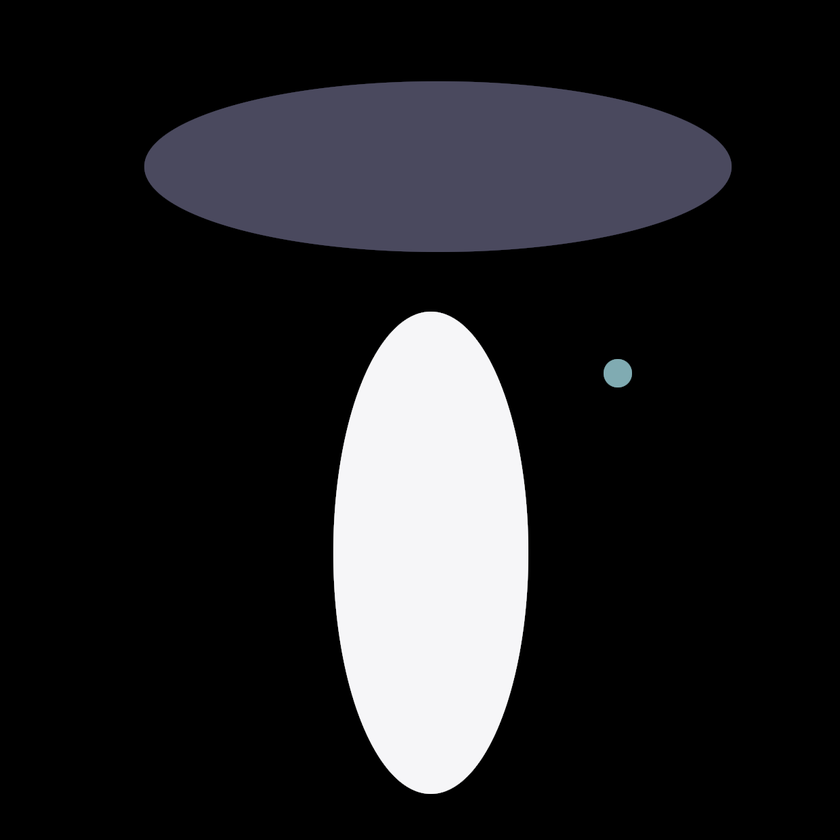
//> input picture talleres/Taller4/imagen.png, 840 x 840 px, shrunk from 1240 x 1240 before the run
$ ./otsu imagen.png   (built with g++ and OpenCV 4)
//> lines starting //> are read from the running program, lines starting //| are printed output that depends on the picture; after the words box and inside, x2 and y2 are one past the last pixel; in counts of white or black regions, pixels touching at a corner belong together
//> further down, src is the input picture: 840 rows x 840 cols, CV_8UC3; mean B, G, R 36.7, 34.2, 34.2
#include "opencv2/imgproc.hpp"
#include "opencv2/imgcodecs.hpp"
#include "opencv2/highgui.hpp"

#include <math.h>
#include <iostream>

using namespace cv;
using namespace std;

// encuentra la varianza para un color y su peso respectivo
void var(int color[] ,int total,int liminf, int limsup,float & varianza, float & peso)
{
    float promedio = 0;
    int tlocal     = 0;

    varianza = 0 ;
    peso     = 0;

    for ( int a = liminf ; a < limsup ; a ++)
    {
        peso     += color[a];
        promedio += a*color[a];
        tlocal   += color[a];
    }
    peso     /= total;
    promedio /= tlocal;
    for ( int a = liminf ; a < limsup ; a ++)
    {
        varianza += pow((a-promedio), 2 ) + color[a];
    }

    if (tlocal != 0)
    {
        varianza /= tlocal;
    }
    else
    {
        varianza  = 0;
    }
}

// encuentra el umbral optimo, a traves del metodo de otsu
float encontrarUmbral(int color[])
{
    int totalcolor = 0;

    for ( int i  = 0 ; i <= 255 ; i++)
    {
        totalcolor += color[i];
    }
    cout<<totalcolor<<endl;

    float vA  = 0;
    float cvA = 0;

    float pA  = 0;
    float cpA = 0;

    float minv   = 0 ;
    float varmin = 0 ;

    float actv   = 0 ;
    float varact = 0 ;

    for ( int corte  = 1 ; corte <= 255 ; corte++)
    {

        var(color,totalcolor, 0, corte, vA, pA);

        var(color,totalcolor, corte+1, 256,cvA,cpA);


        actv   = corte;
        varact = pA*vA + cpA*cvA;

        if ( corte == 1 )
        {
            minv   = actv;
            varmin = varact;
        }
        else if ( varact < varmin)
        {
            minv   = actv;
            varmin = varact;
        }
    }
    cout<<"umbral optimo en : "<<minv<<" con "<<varmin<<endl;

    return minv;
}

void otsu(Mat &src, Mat &AZ, Mat &VE, Mat &RO)
{
    // vectores de aparicion de intensidades
    int verde[256] = {0};
    int rojo [256] = {0};
    int azul [256] = {0};

    MatIterator_< Vec3b > it, end;
    it  = src.begin< Vec3b >( );
    end = src.end< Vec3b >( );

    for(  ; it != end; ++it) // contar aparicion de cada tonalidad
    {
        azul [(*it)[0]] += 1;
        verde[(*it)[1]] += 1;
        rojo [(*it)[2]] += 1;
    }
//> after the loop, azul = 256 values, max 548383 at index 0, min 1 at index 97, mean 2756.2; verde has the same summary as azul; rojo has the same summary as azul

    //for (int a = 0 ; a < 256 ; a ++)
    //    cout<<azul[a]<<"   "<<rojo[a]<<"   "<<verde[a]<<endl;

    // se encuentran los umbrales

    float umbAzul  = encontrarUmbral(azul);
//> the loop in encontrarUmbral, `for ( int i  = 0 ; i <= 255 ; i++)` made 256 passes
//> totalcolor on passes 1 to 3: 548383, 549563, 549969
//> after the loop in encontrarUmbral, `for ( int i  = 0 ; i <= 255 ; i++)`: totalcolor = 705600
//| 705600
//> the loop in encontrarUmbral, `for ( int corte  = 1 ; corte <= 255 ; corte++)` made 255 passes
//> (peso in var, vA, pA, peso in var (second call), cvA, cpA, varact, varmin) on passes 1 to 12: (0.777, 1, 0.777, 0.221, 11.16, 0.221, 3.25, 3.25), (0.779, 1, 0.779, 0.221, 11.07, 0.221, 3.22, 3.22), (0.779, 1, 0.779, 0.22, 10.97, 0.22, 3.19, 3.19), (0.78, 1, 0.78, 0.22, 10.85, 0.22, 3.16, 3.16), (0.78, 1, 0.78, 0.22, 10.71, 0.22, 3.13, 3.13), (0.78, 1, 0.78, 0.22, 10.56, 0.22, 3.1, 3.1), (0.78, 1, 0.78, 0.22, 10.42, 0.22, 3.07, 3.07), (0.78, 1, 0.78, 0.219, 10.28, 0.219, 3.04, 3.04), (0.781, 1, 0.781, 0.219, 10.14, 0.219, 3.01, 3.01), (0.781, 1, 0.781, 0.219, 10, 0.219, 2.97, 2.97), (0.781, 1, 0.781, 0.219, 9.86, 0.219, 2.94, 2.94), (0.781, 1, 0.781, 0.219, 9.73, 0.219, 2.91, 2.91)
//> after the loop in encontrarUmbral, `for ( int corte  = 1 ; corte <= 255 ; corte++)`: minv = 78; varmin = 1.88
//| umbral optimo en : 78 con 1.88172
//> umbAzul = 78

    float umbVerde = encontrarUmbral(verde);
//> the loop in encontrarUmbral (call 2), `for ( int i  = 0 ; i <= 255 ; i++)` made 256 passes
//| 705600
//> the loop in encontrarUmbral (call 2), `for ( int corte  = 1 ; corte <= 255 ; corte++)` made 255 passes
//> (peso in var, pA, peso in var (second call), cvA, cpA, varact, varmin) on passes 1 to 11: (0.777, 0.777, 0.221, 11.16, 0.221, 3.25, 3.25), (0.779, 0.779, 0.221, 11.07, 0.221, 3.22, 3.22), (0.779, 0.779, 0.22, 10.97, 0.22, 3.19, 3.19), (0.78, 0.78, 0.22, 10.85, 0.22, 3.16, 3.16), (0.78, 0.78, 0.22, 10.71, 0.22, 3.13, 3.13), (0.78, 0.78, 0.22, 10.56, 0.22, 3.1, 3.1), (0.78, 0.78, 0.22, 10.42, 0.22, 3.07, 3.07), (0.78, 0.78, 0.219, 10.28, 0.219, 3.04, 3.04), (0.781, 0.781, 0.219, 10.14, 0.219, 3.01, 3.01), (0.781, 0.781, 0.219, 10, 0.219, 2.97, 2.97), (0.781, 0.781, 0.219, 9.86, 0.219, 2.94, 2.94)
//> (peso in var, pA, peso in var (second call), cvA, cpA) on pass 12: (0.781, 0.781, 0.219, 9.73, 0.219)
//| umbral optimo en : 78 con 1.88172

    float umbRojo  = encontrarUmbral(rojo);
//| 705600
//| umbral optimo en : 78 con 1.88172


    // [8 lines of commented-out code are left out]
    it = src.begin< Vec3b >( );
    end = src.end< Vec3b >( );

    MatIterator_< Vec3b > az, ro ,ve, eaz, ero , eve ;

    az = AZ.begin< Vec3b >();
    ro = RO.begin< Vec3b >();
    ve = VE.begin< Vec3b >();

    eaz = AZ.end< Vec3b >();
    ero = RO.end< Vec3b >();
    eve = VE.end< Vec3b >();

    // se recorre la imagen original y en caso de una intensidad ser menor al umbral especifico, se guarda 0, de lo contrario 255
    for(  ; it != end, az != eaz, ro != ero, ve != eve; ++it, ++az, ++ro, ++ve)
    {
        if ( (*it)[0] > umbAzul  ) { (*az)[0] = 255; (*it)[0] = 255 ; } // azul
        else                       { (*az)[0] = 0;   (*it)[0] = 0   ; }

        if ( (*it)[1] > umbRojo  ) { (*ve)[1] = 255; (*it)[0] = 255 ; } // verde
        else                       { (*ve)[1] = 0;   (*it)[0] = 0   ; }

        if ( (*it)[2] > umbVerde ) { (*ro)[2] = 255; (*it)[0] = 255 ; } // rojo
        else                       { (*ro)[2] = 0;   (*it)[0] = 0   ; }
    }
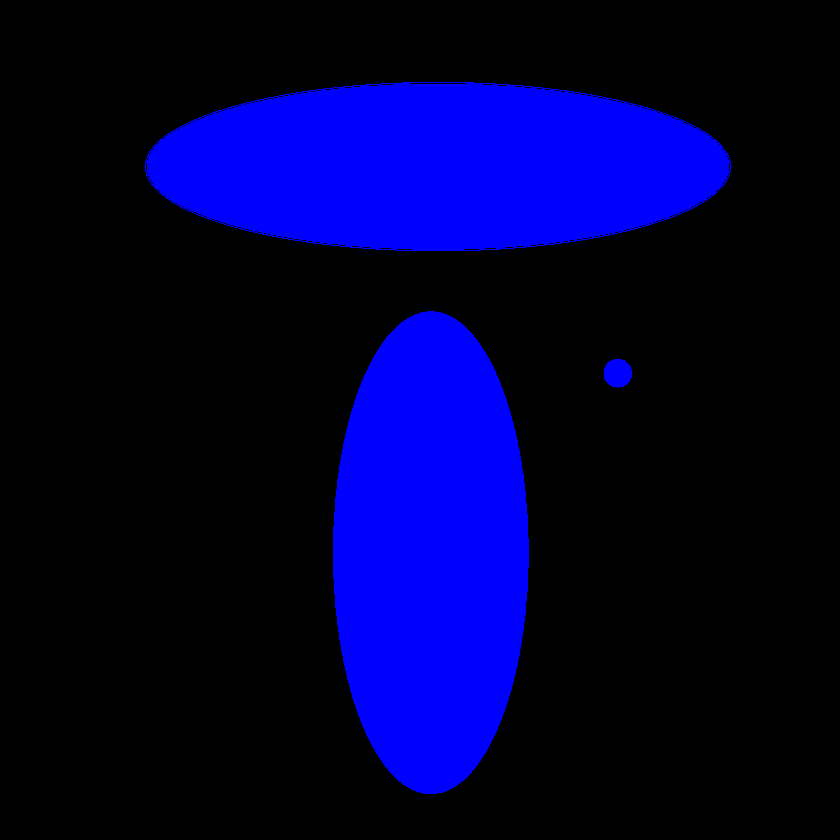
//> AZ: 840 rows x 840 cols, CV_8UC3; mean B, G, R 55, 0, 0
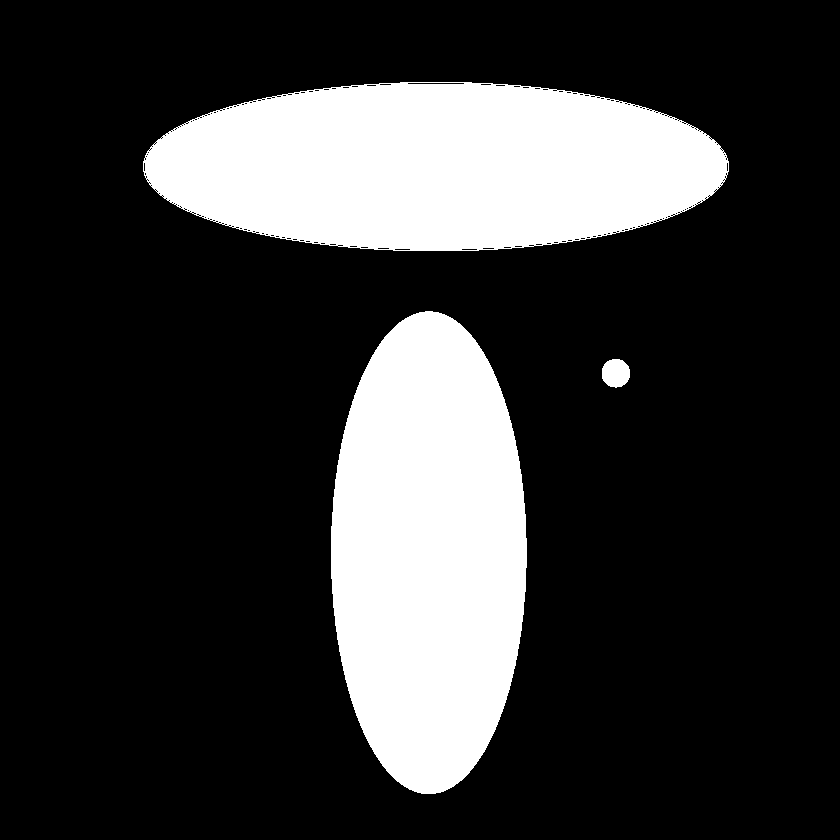
//> src: 840 rows x 840 cols, CV_8UC1; 21.6% white; 3 white regions, box (x1, y1, x2, y2) and area: (143, 82, 729, 251) 77347, (331, 311, 527, 794) 74272, (602, 359, 630, 388) 648
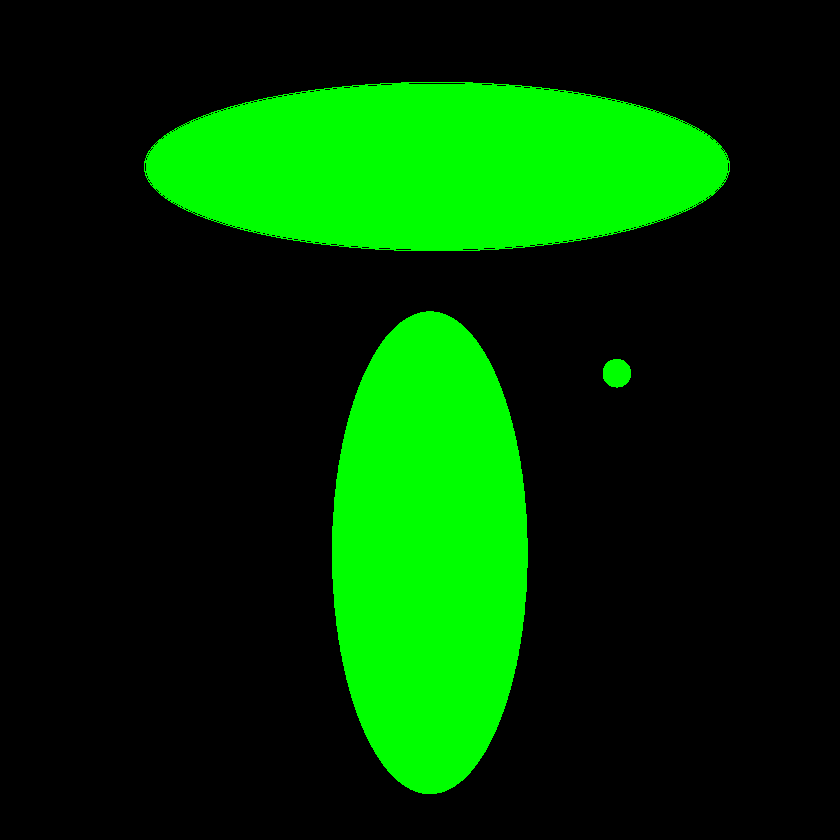
//> VE: 840 rows x 840 cols, CV_8UC3; mean B, G, R 0, 55, 0
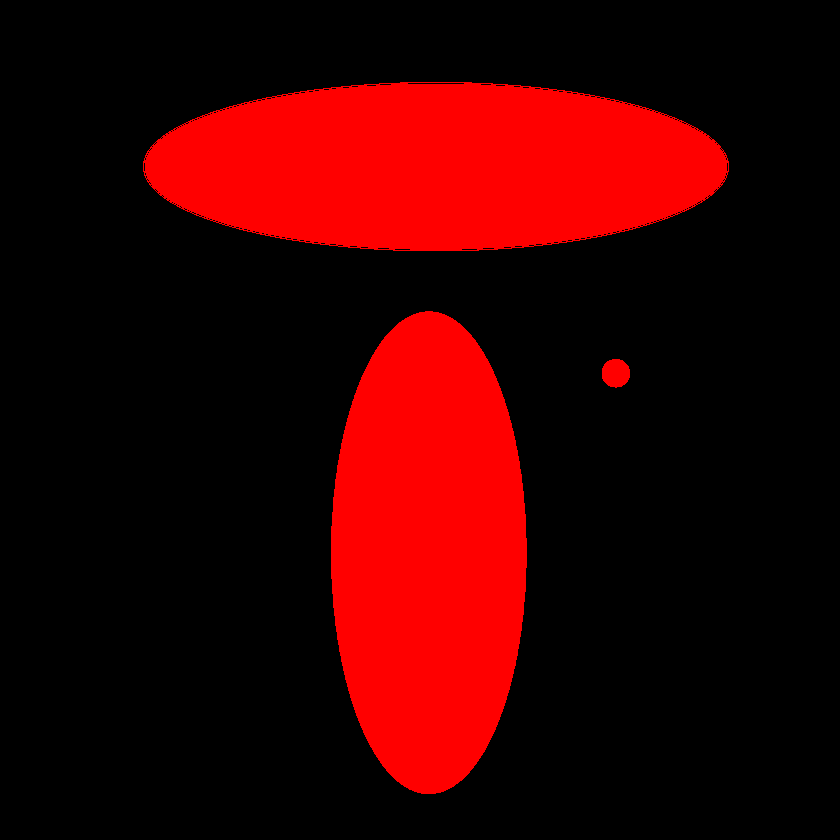
//> RO: 840 rows x 840 cols, CV_8UC3; mean B, G, R 0, 0, 55

}

int main ( int argc, char** argv )
{
    //const char* imageName = argc >=2 ? argv[1]: "../512x512-Gaussian-Noise.jpg"; // quiero aprender a usar esto
    const char* imageName = argv[1];
    // se carga la imagen
    Mat src = imread( imageName, IMREAD_COLOR ); // Load an image

    if( src.empty() )
    {
        printf(" Error opening image\n");
        printf(" Program Arguments: [image_name -- default ../512x512-Gaussian-Noise.jpg] \n");
        return -1;
    }

    Mat matGris;
    cvtColor( src, matGris, COLOR_RGB2GRAY);

    string metodo;
    std::stringstream ss( argv[ 1 ] );
    std::string basename;
    getline( ss, basename, '.' );

    // se les da el mismo tamaño que la imagen original
    Mat AZ(src.rows, src.cols, CV_8UC3, Scalar( 0 , 0 , 0 ));
    Mat RO(src.rows, src.cols, CV_8UC3, Scalar( 0 , 0 , 0 ));
    Mat VE(src.rows, src.cols, CV_8UC3, Scalar( 0 , 0 , 0 ));

    // [7 lines of commented-out code are left out]


    otsu(matGris,AZ,VE,RO);
    imwrite(basename+"gris.png",  matGris); // tal vez para lograr esto seria chevere de una en un solo llamado ... lo hare cuando tenga mas tiempo

    return 0;
}
